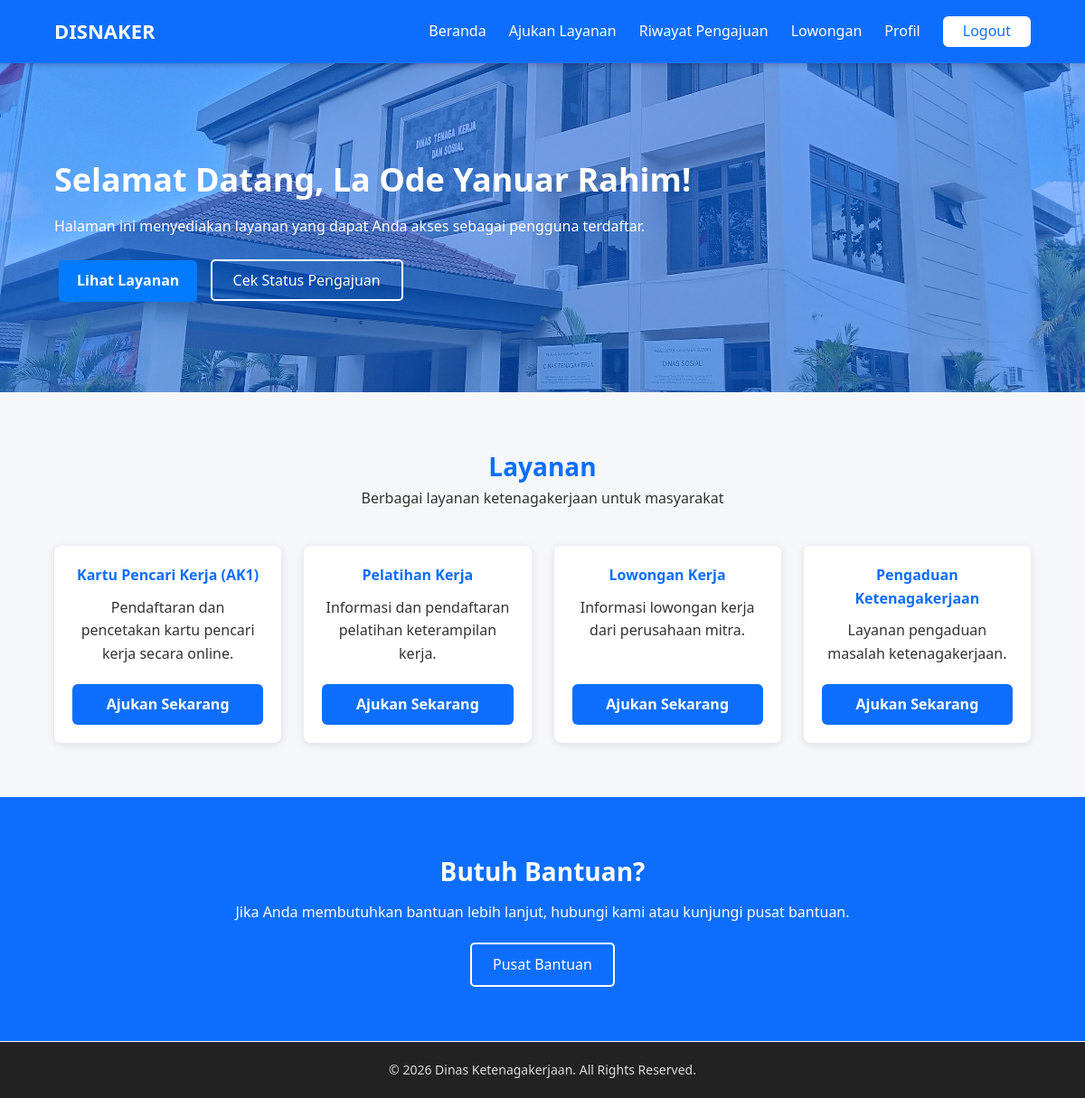
/user/index.php (signed in), run on the app's committed database.
### tables this page shows
CREATE TABLE `layanan` (
  `id` int(11) NOT NULL,
  `nama_layanan` varchar(255) NOT NULL,
  `deskripsi` text DEFAULT NULL,
  `created_at` timestamp NOT NULL DEFAULT current_timestamp()
);

### user/index.php (the view, shortened to what this page needs)
<?php
include "../config/koneksi.php";
$layanan = mysqli_query($koneksi, "SELECT * FROM layanan");
?>
<!DOCTYPE html>
<html lang="id">
<head>
    <link rel="stylesheet" href="../assets/css/index.css">
    <link rel="stylesheet" href="../assets/css/user.css">
</head>
<body>
    <?php include "../includes/navbar.php"; ?>
    <main class="main-content">
        <section class="hero">
            <div class="hero-content">
                <h2>Selamat Datang, <?= $_SESSION['nama_lengkap']; ?>!</h2>Halaman ini menyediakan layanan yang dapat Anda akses sebagai pengguna
                    terdaftar.</p>
                <div class="hero-btn">
                    <a href="ajukan_layanan.php#layanan" class="btn-primary">Lihat Layanan</a>
                    <a href="riwayat_pengajuan.php" class="btn-secondary">Cek Status Pengajuan</a>
                </div>
            </div>
        </section>
        <section class="section">
            <div class="container">
                <div class="section-title">
                    <h3>Layanan</h3>
                    <p>Berbagai layanan ketenagakerjaan untuk masyarakat</p>
                </div>
                <div class="grid">
                    <?php if (mysqli_num_rows($layanan) > 0): ?>
                        <?php while ($row = mysqli_fetch_array($layanan)): ?>
                            <div class="card">
                                <h4><?= $row['nama_layanan'] ?></h4>
                                <p><?= $row['deskripsi'] ?></p>
                                <a href="ajukan_layanan.php" class="btn-primary">Ajukan Sekarang</a>
                            </div>
                        <?php endwhile; ?>
                    <?php else: ?>
                        <h4>Tidak ada data</h4>
                    <?php endif; ?>
                </div>
            </div>
        </section>
        <section class="cta">
            <div class="container" style="display: flex; flex-direction: column; gap: 20px; align-items: center;">
                <div>
                    <h3>Butuh Bantuan?</h3>
                    <p>Jika Anda membutuhkan bantuan lebih lanjut, hubungi kami atau kunjungi pusat bantuan.</p>
                </div>
                <a href="bantuan.php" class="btn-secondary">Pusat Bantuan</a>
            </div>
        </section>
    </main>
    <?php include "../includes/footer.php"; ?>
</body>
</html>

### assets/css/index.css (style rules this page uses)
* { margin: 0; padding: 0; box-sizing: border-box; font-family: "Segoe UI", Tahoma, Geneva, Verdana, sans-serif; }
html, body { height: 100%; scroll-behavior: smooth; }
body { background-color: #f5f7fa; color: #333; line-height: 1.6; display: flex; flex-direction: column; }
.container { width: 90%; max-width: 1200px; margin: auto; }
.main-content { flex: 1; padding-top: 70px; }
.hero-content { max-width: 800px; margin: 0 60px; }
.hero { background: linear-gradient(rgba(13, 110, 253, 0.5), rgba(13, 110, 253, 0.5)), url("../img/hero.jpg") center/cover no-repeat; color: #fff; text-align: left; padding: 100px 0px; }
.hero h2 { font-size: 36px; margin-bottom: 10px; }
.hero-btn a { margin: 0 5px; }
.btn-primary { background-color: #ffc107; color: #000; padding: 12px 25px; border-radius: 5px; text-decoration: none; font-weight: bold; }
.btn-secondary { background-color: transparent; border: 2px solid #fff; color: #fff; padding: 10px 23px; border-radius: 5px; text-decoration: none; }
.section { padding: 60px 0; }
.section-title { text-align: center; margin-bottom: 40px; }
.section-title h3 { font-size: 28px; color: #0d6efd; }
.grid { display: grid; grid-template-columns: repeat(auto-fit, minmax(250px, 1fr)); gap: 25px; }
.card { background-color: #fff; padding: 25px; border-radius: 8px; box-shadow: 0 2px 10px rgba(0, 0, 0, 0.1); text-align: center; }
.card h4 { color: #0d6efd; margin-bottom: 10px; }
.cta { background-color: #0d6efd; color: #fff; text-align: center; padding: 60px 20px; }
.cta h3 { font-size: 28px; margin-bottom: 10px; }

### assets/css/user.css (style rules this page uses)
.grid { display: grid; grid-template-columns: repeat(auto-fit, minmax(250px, 1fr)); gap: 25px; }
.card { display: flex; flex-direction: column; background-color: #fff; padding: 25px; border-radius: 8px; box-shadow: 0 4px 12px rgba(0, 0, 0, 0.1); text-align: center; transition: transform 0.3s ease-in-out; }
.card h4 { color: #0d6efd; margin-bottom: 10px; }
.card p { margin-bottom: 20px; flex: 1; }
.card a { padding: 10px 20px; background-color: #0d6efd; color: white; border-radius: 6px; font-weight: bold; text-decoration: none; }
.btn-primary { display: inline-block; padding: 10px 20px; font-size: 16px; color: #fff; background-color: #007bff; border: none; border-radius: 5px; text-decoration: none; cursor: pointer; transition: background-color 0.3s ease; }
.card { width: 100%; background-color: #fff; border-radius: 8px; box-shadow: 0 2px 10px rgba(0, 0, 0, 0.1); padding: 20px; transition: transform 0.3s ease; text-align: center; }

### data on the page
layanan: nama_layanan "Kartu Pencari Kerja (AK1)", deskripsi "Pendaftaran dan pencetakan kartu pencari kerja secara online."
layanan: nama_layanan "Pelatihan Kerja", deskripsi "Informasi dan pendaftaran pelatihan keterampilan kerja."
layanan: nama_layanan "Lowongan Kerja", deskripsi "Informasi lowongan kerja dari perusahaan mitra."
layanan: nama_layanan "Pengaduan Ketenagakerjaan", deskripsi "Layanan pengaduan masalah ketenagakerjaan."

### other printed values
$_SESSION['nama_lengkap'] "La Ode Yanuar Rahim"
